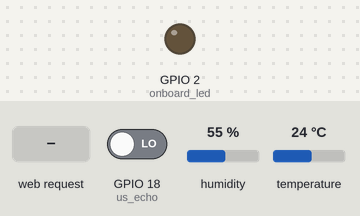
Recording of a program running on a simulated ESP32. On the bench: output pins drawn as LEDs (lit = HIGH). Inputs (shaded band) come from the test bench; at power-on: GPIO 18 (us_echo) LOW, humidity 55 %, temperature 24 °C. WiFi joins after 1.5 s; servers stay silent unless stated; pins used as bus, display or sensor lines are not drawn; what the program prints to the serial monitor is not drawn.

Above: at 2.7 s.
2.8 s: HTTP request GET / received
At 3.88 s:
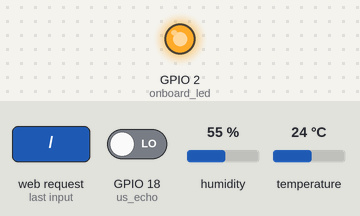
Timing chart, 0 to 5.8 s (numbered marks = the images above; inputs shaded):
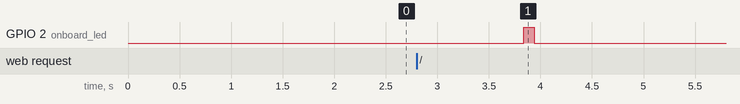

The program:

main.cpp
```cpp
#include <Arduino.h>
#include <Adafruit_Sensor.h>
#include <WiFi.h>
#include <WiFiClient.h>
#include <WebServer.h>
#include <ESPmDNS.h>
#include <DHT.h>

#include <htmlsrc.h>
#include <pinmacros.h>
#include <wifi_login.h>

WebServer server(80);
DHT dht(dht_pin, DHT11);


float readDHTTemperature();
float readDHTHumidity();
float us_distance();
float weight();


void handleRoot() {
  char htmlscript[1500];

  snprintf(htmlscript, 1500, htmlsrc, readDHTTemperature(), readDHTHumidity(), us_distance(), weight());

  server.send(200, "text/html", htmlscript);
  digitalWrite(onboard_led, HIGH);
  delay(100);
  digitalWrite(onboard_led, LOW);

}

void setup(void) {

  Serial.begin(115200);

  pinMode(onboard_led, OUTPUT);
  pinMode(us_trig, OUTPUT);
  pinMode(us_echo, INPUT);

  dht.begin();

  WiFi.mode(WIFI_STA);
  WiFi.begin(ssid, password);
  Serial.println("");

  while (WiFi.status() != WL_CONNECTED) {
    delay(500);
    Serial.print(".");
  }

  Serial.println("");
  Serial.print("Connected to ");
  Serial.println(ssid);
  Serial.print("IP address: ");
  Serial.println(WiFi.localIP());

  if (MDNS.begin("esp32")) {
    Serial.println("MDNS responder started");
  }
  server.on("/", handleRoot);

  server.begin();
  Serial.println("HTTP server started");
}

void loop(void) {
  server.handleClient();
  delay(2);

}


float readDHTTemperature() {

  float t = dht.readTemperature();
  if (isnan(t)) {
    Serial.println("Failed to read from DHT sensor!");
    return -1;
  }
  else {
    Serial.println(t);
    return t;
  }
}

float readDHTHumidity() {

  float h = dht.readHumidity();
  if (isnan(h)) {
    Serial.println("Failed to read from DHT sensor!");
    return -1;
  }
  else {
    Serial.println(h);
    return h;
  }
}

float us_distance() {
  float duration;
  float distance;
  digitalWrite(us_trig, LOW);
  delay(5);
  digitalWrite(us_trig, HIGH);
  delay(10);
  digitalWrite(us_trig, LOW);

  duration = pulseIn(us_echo, INPUT);
  distance = duration * 0.0343 * 0.5;
  Serial.println(distance);
  return distance;
}

float weight() {
  return 404.404;
}
```

htmlsrc.h
```cpp
#define htmlsrc "\
<html>\
  <head>\
    <meta http-equiv='refresh' content='4'/>\
    <meta name='viewport' content='width=device-width, initial-scale=1'>\
    <title>ESP32 DHT Server</title>\
    <style>\
    html { font-family: Arial; display: inline-block; margin: 0px auto; text-align: left;}\
    h2 { font-size: 2.0rem; }\
    p { font-size: 1.0rem; }\
    .units { font-size: 1.2rem; }\
    .dht-labels{font-size: 1.5rem; vertical-align:middle; padding-bottom: 15px;}\
    .us-labels{font-size: 1.5rem; vertical-align:middle; padding-bottom: 15px;}\
    .weight-labels{font-size: 1.5rem; vertical-align:middle; padding-bottom: 15px;}\
    </style>\
  </head>\
  <body>\
      <h2>TRASHBIN SERVER</h2>\
      <p>\
        <span class='dht-labels'>Temperature</span>\
        <span>%.2f</span>\
        <sup class='units'>&deg;C</sup>\
      </p>\
      <p>\
        <span class='dht-labels'>Humidity</span>\
        <span>%.2f</span>\
        <sup class='units'>&percnt;</sup>\
      </p>\
      <p>\
        <span class='us-labels'>distance on device x</span>\
        <span>%.2f</span>\
        <sup class='units'>m;</sup>\
      </p>\
      <p>\
        <span class='weight-labels'>weight</span>\
        <span>%.2f</span>\
        <sup class='units'>g;</sup>\
      </p>\
  </body>\
</html>"
```

pinmacros.h
```cpp
#define dht_pin 26
#define us_trig 5
#define us_echo 18
#define onboard_led 2
```

wifi_login.h
```cpp
#define ssid "your_wifi_name"
#define password "your_wifi_password"
```

Measured:
- after the input at 2.8 s, GPIO 2 (onboard_led): LOW → HIGH after 1.0 s, → LOW 0.10 s later
